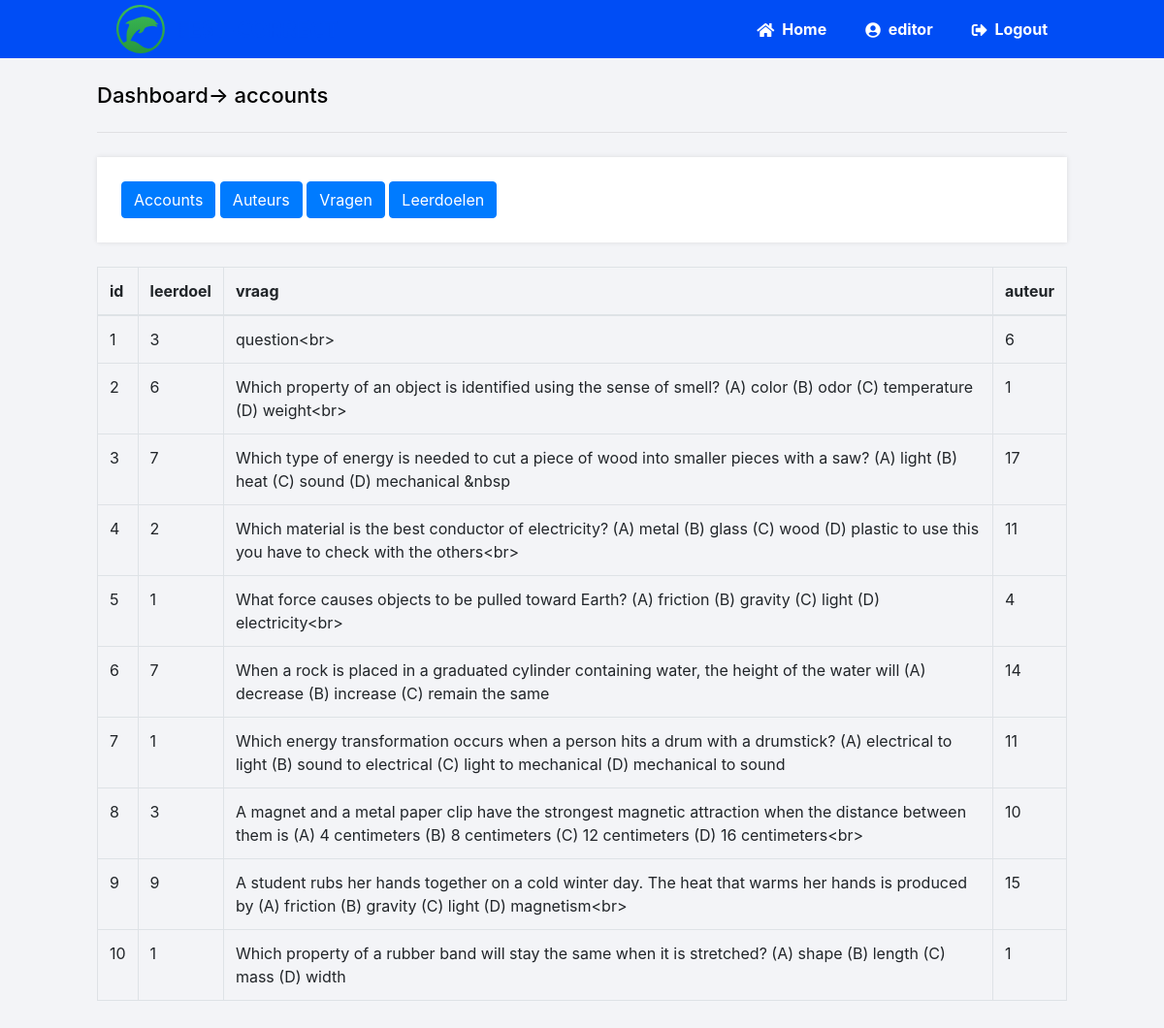
The app's page /home/vragen (signed in) with its own data.
### tables this page shows
CREATE TABLE "vragen" (
  `id` integer NOT NULL
,  "leerdoel" integer DEFAULT NULL
,  "vraag" text NOT NULL
,  "auteur" integer DEFAULT NULL
);

### main.py (the view)
@app.route('/home/vragen')
@app.route('/home/vragen/<int:start>/<int:eind>')
def vragen(start=0, eind=10):
    cursor = connection.cursor()
    cursor.execute(f"SELECT * FROM vragen")
    columns = [columns[0] for columns in cursor.description]
    rows = cursor.fetchall()
    rows = rows[start:eind]
    return render_template('vragen.html', rows=rows, columns=columns)

### templates/vragen.html (shortened to what this page needs)
{% extends 'layout.html' %}
{% block content %}
<h2>Dashboard-> accounts</h2>
<div>
    <a href='/home' class='btn btn-primary'>Accounts</a>
    <a href='/home/auteurs' class='btn btn-primary'>Auteurs</a>
    <a href='/home/vragen' class='btn btn-primary'>Vragen</a>
    <a href='/home/leerdoelen' class='btn btn-primary'>Leerdoelen</a>
</div>
<table class='table table-bordered'>
    <tr>
        {% for column in columns %}
        <th>{{ column }}</th>
        {% endfor %}
    </tr>
    <tbody>
        {% for row in rows %}
        <tr>
            {% for field in row %}
            <td>{{ field }}</td>
            {% endfor %}
        </tr>
        {% endfor %}
    </tbody>
</table>
</body>
</html>
{% endblock %}

### static/style.css (style rules this page uses)
* { -webkit-box-sizing: border-box; box-sizing: border-box; font-family: -apple-system, BlinkMacSystemFont, "segoe ui", roboto, oxygen, ubuntu, cantarell, "fira sans", "droid sans", "helvetica neue", Arial, sans-serif; font-size: 16px; -webkit-font-smoothing: antialiased; -moz-osx-font-smoothing: grayscale; }
body { background-color: #f0f2f5; margin: 0; }
body.loggedin { background-color: #f3f4f7; }
.content h2 { margin: 0; padding: 25px 0; font-size: 22px; border-bottom: 1px solid #e0e0e3; color: #000; }
.content > p, .content > div { -webkit-box-shadow: 0 0 5px 0 rgba(0, 0, 0, 0.1); box-shadow: 0 0 5px 0 rgba(0, 0, 0, 0.1); margin: 25px 0; padding: 25px; background-color: #fff; }

### records on screen
vragen: row "1" "3" "6", vraag "question<br>"
vragen: row "2" "6" "1", vraag "Which property of an object is identified using the sense of smell? (A) color (B) odor (C) temperature (D) weight<br>"
vragen: row "3" "7" "17", vraag "Which type of energy is needed to cut a piece of wood into smaller pieces with a saw? (A) light (B) heat (C) sound (D) mechanical &nbsp"
vragen: row "4" "2" "11", vraag "Which material is the best conductor of electricity? (A) metal (B) glass (C) wood (D) plastic to use this you have to check with the others<br>"
vragen: row "5" "1" "4", vraag "What force causes objects to be pulled toward Earth? (A) friction (B) gravity (C) light (D) electricity<br>"
vragen: row "6" "7" "14", vraag "When a rock is placed in a graduated cylinder containing water, the height of the water will (A) decrease (B) increase (C) remain the same"
vragen: row "7" "1" "11", vraag "Which energy transformation occurs when a person hits a drum with a drumstick? (A) electrical to light (B) sound to electrical (C) light to mechanical (D) mechanical to sound"
vragen: row "8" "3" "10", vraag "A magnet and a metal paper clip have the strongest magnetic attraction when the distance between them is (A) 4 centimeters (B) 8 centimeters (C) 12 centimeters (D) 16 centimeters<br>"
vragen: row "9" "9" "15", vraag "A student rubs her hands together on a cold winter day. The heat that warms her hands is produced by (A) friction (B) gravity (C) light (D) magnetism<br>"
vragen: row "10" "1" "1", vraag "Which property of a rubber band will stay the same when it is stretched? (A) shape (B) length (C) mass (D) width"

### other values on screen
{{ session['username'] }} "editor"
{{ column }} "id" "leerdoel" "vraag" "auteur"
